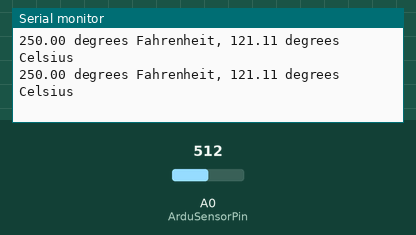
The sketch below on a simulated Arduino Uno, built with avr-gcc and run on an emulated ATmega328P. On the bench: the last lines printed to the serial monitor. The inputs (shaded band) are chosen by the test bench; at power-on: A0 (ArduSensorPin) = 512.

Above: at 1.8 s.
1.9 s: A0 (ArduSensorPin) set to 716
At 2.8 s:
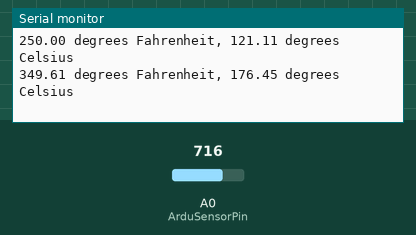
3.4 s: A0 (ArduSensorPin) set to 900
At 4.8 s:
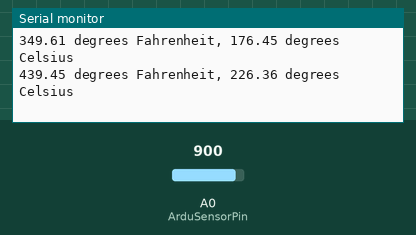
Timing chart, 0 to 6.4 s (numbered marks = the images above; inputs shaded):
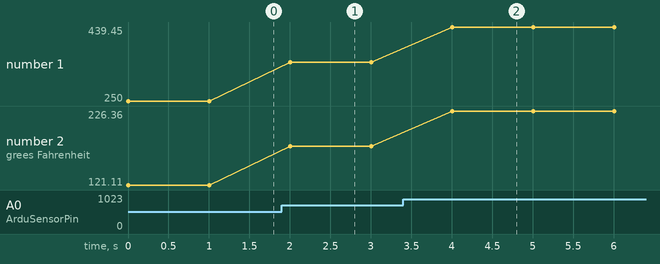

Measured:
- after the input at 1.9 s, the serial monitor: prints a new line after 0.10 s (image 1)
- after the input at 3.4 s, the serial monitor: prints a new line after 0.61 s (image 2)
- plotted number 1: 250 → 349.61 after the input at 1.9 s, 349.61 → 439.45 after the input at 3.4 s
- plotted number 2: 121.11 → 176.45 after the input at 1.9 s, 176.45 → 226.36 after the input at 3.4 s

The sketch:

TemperatureRead.ino
```cpp
/*  ArduSensor Temperature Read

Reads the value from the temperature sensor, converts it to temperature, and
then prints the temperature to the Serial monitor.

Qtechknow kits required:
  ArduSensor Temperature

made on 12 July 12
created by Quin
 */

const int ArduSensorPin = 0;  // the pin that our ArduSensor is connected to

void setup()
{
  Serial.begin(9600);  // begin Serial communication at 9600 baud
}


void loop()
{
  int value = analogRead(ArduSensorPin);   // read the ArduSensor Temperature
  float millivolts = (value / 1024.0) * 5000;  // crunch some numbers
  float fahrenheit = millivolts / 10;  // sensor output is 10mV per degree F
  Serial.print(fahrenheit);            // print the Fahrenheit
  Serial.print(" degrees Fahrenheit, ");

  Serial.print( (fahrenheit - 32) * 5 / 9 );  //  convert to Celsius
  Serial.println(" degrees Celsius");

  delay(1000); // wait for one second

}
```
